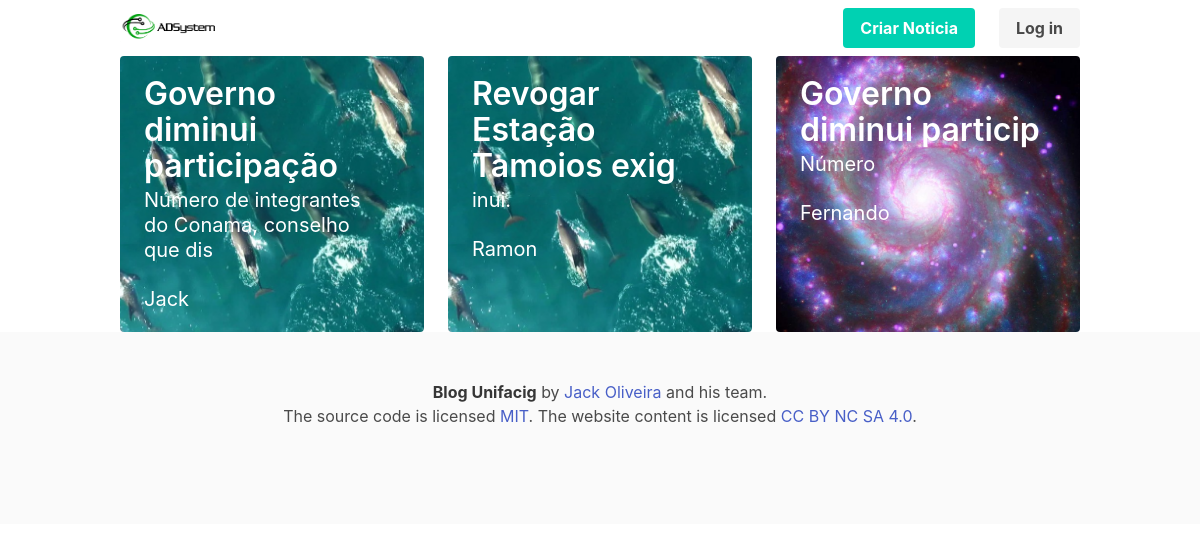
The page / on the database its author committed.
### tables this page shows
CREATE TABLE `noticia` (
  `id` int(8) NOT NULL PRIMARY KEY auto_increment,
  `usuario_id` int(8) NOT NULL,
  FOREIGN KEY (usuario_id) REFERENCES usuario(id),
  `titulo` varchar(200) NOT NULL,
  `texto` varchar(1000) NOT NULL,
  `foto` varchar(200) NOT NULL,
  `publicado_em` varchar(200) NOT NULL,
  `status` varchar(200) NOT NULL
);

CREATE TABLE `usuario` (
  `id` int(8) NOT NULL PRIMARY KEY auto_increment,
  `nome` varchar(50) NOT NULL,
  `sobrenome` varchar(50) NOT NULL,
  `sexo` int(2) NOT NULL,
  `login` varchar(30) NOT NULL,
  `senha` varchar(255) NOT NULL,
  `status` varchar(30) NOT NULL
);

### model/noticia.php (called while the page is built, shortened)
<?php
class Noticia {
  public function __construct(){
    $this->pdo = new PDO("mysql:host=localhost;dbname=blog_grupo3", "root", "", array(PDO::MYSQL_ATTR_INIT_COMMAND => "SET NAMES utf8"));
  }
  public function listar(){
    $query = "SELECT noticia.id, noticia.titulo, noticia.texto, noticia.foto, usuario.nome
    FROM noticia INNER JOIN usuario ON noticia.usuario_id = usuario.id
    ORDER BY noticia.publicado_em DESC LIMIT 10";
    $query = $this->pdo->query($query);
    if($query->rowCount() > 0){
      return $query->fetchAll();
    } else {
      return array();
    }
  }
}
?>

### public/index.php (the view, shortened to what this page needs)
<!DOCTYPE html>
<html lang="pt-BR">
<head>
  <link rel="stylesheet" href="https://cdnjs.cloudflare.com/ajax/libs/bulma/0.7.5/css/bulma.css" />
  <link rel="stylesheet" href="css/style.css" />
</head>
<body>
  <?php include '../model/noticia.php' ?>
  <?php include 'shared/navbar.php' ?>
    <div class="container" id="noticias">
        <?php
          $noticia = new Noticia();
          $noticias = $noticia->listar();
          $counter = 1;
          foreach ($noticias as $item) {
            if ($counter == 1) { echo "<div class='tile is-ancestor'>"; }
              echo "<div class='tile is-parent'>";
                echo "<article class='tile is-child notification noticia' style='background-image: url(\"".$item['foto']."\");'>";
                  echo "<div>";
                  echo "<p class='title'><a href='noticia.php?id=", base64_encode($item['id']) ,"'>".substr($item['titulo'], 0, 30)."</a></p>";
                  echo "<p class='subtitle'>".substr($item['texto'], 0, 50)."</p>";
                  echo "<p class='subtitle'>".$item['nome']."</p>";
                  echo "</div>";
                echo "</article>";
              echo "</div>";
              if ($counter % 4 == 0) { echo "</div>"; $counter = 1;} else { $counter++; }
          }
            ?>
          </div>
      </div>
  <?php include 'shared/footer.php' ?>
</body>
</html>

### public/shared/navbar.php (shortened to what this page needs)
<nav class="navbar" role="navigation" aria-label="main navigation">
  <div class="container">
    <div class="navbar-brand">
      <a class="navbar-item" href="index.php">
        <img src="images/adsystems.png">
      </a>
    </div>
    <div class="navbar-menu">
      <div class="navbar-end">
        <div class="navbar-item">
          <div class="buttons">
            <a class="button is-primary" href="criar_noticia.php">
              <strong>Criar Noticia</strong>
            </a>
          </div>
        </div>
        <div class="navbar-item">
          <div class="buttons">
              <strong><?php
                if (isset($_SESSION['login']) == true) {
                  echo "<form action=\"../config/session_destroy.php\"><button class=\"button is-light\" type=\"submit\">Log out</button></form>";
                } else {
                  echo "<a class=\"button is-light\" href=\"login.php\">Log in</a>";
                }
              ?>
              </strong>
          </div>
        </div>
      </div>
    </div>
  </div>
</nav>

### public/shared/footer.php
<footer class="footer">
  <div class="content has-text-centered">
    <p>
      <strong>Blog Unifacig</strong> by <a href="https://github.com/jackoliveira" target="_blank">Jack Oliveira</a> and his team.<br> The source code is licensed
      <a href="http://opensource.org/licenses/mit-license.php" target="_blank">MIT</a>. The website content
      is licensed <a href="http://creativecommons.org/licenses/by-nc-sa/4.0/" target="_blank">CC BY NC SA 4.0</a>.
    </p>
  </div>
</footer>

### public/index.php (style rules this page uses)
.noticia { background-repeat: no-repeat; background-size: cover; background-position: center; }
.title { color: white !important; }
.title a { text-decoration: none !important;; }
.subtitle { color: white !important; }

### rows shown on the page
noticia: foto (picture), titulo "Governo diminui participação", texto "Número de integrantes do Conama, conselho que dis", usuario.nome "Jack"
noticia: foto (picture), titulo "Revogar Estação Tamoios exig", texto "inui.", usuario.nome "Ramon"
noticia: foto (picture), titulo "Governo diminui particip", texto "Número", usuario.nome "Fernando"
